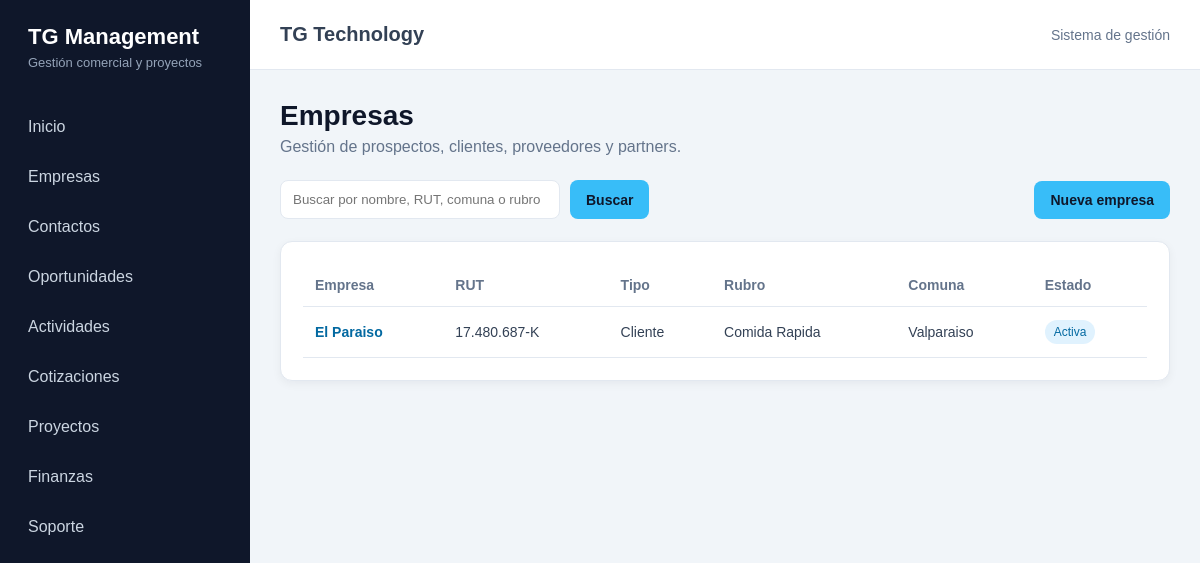
/crm/empresas/, run on an earlier commit of the app's database.
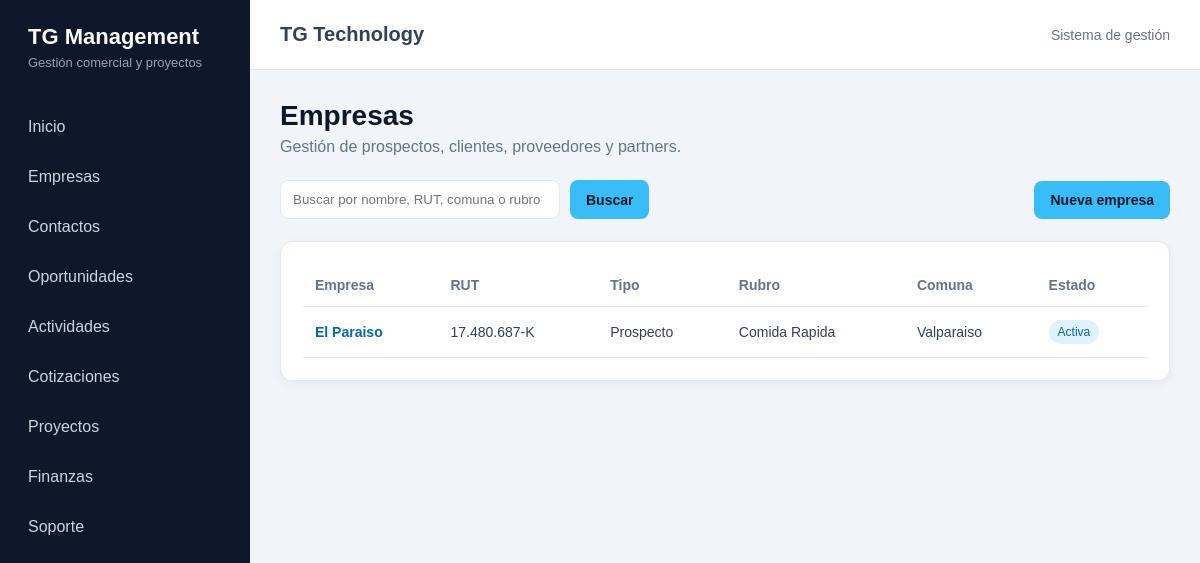
And on a later commit of the database.
### crm/models.py (models this page shows)
class Empresa(models.Model):
    class TipoEmpresa(models.TextChoices):
        PROSPECTO = "PROSPECTO", "Prospecto"
        CLIENTE = "CLIENTE", "Cliente"
        PROVEEDOR = "PROVEEDOR", "Proveedor"
        PARTNER = "PARTNER", "Partner"
    class EstadoEmpresa(models.TextChoices):
        ACTIVA = "ACTIVA", "Activa"
        INACTIVA = "INACTIVA", "Inactiva"
    razon_social = models.CharField(
        "Razón social",
        max_length=200,
    )
    nombre_fantasia = models.CharField(
        "Nombre de fantasía",
        max_length=200,
        blank=True,
    )
    rut = models.CharField(
        "RUT",
        max_length=20,
        blank=True,
        unique=True,
        null=True,
    )
    tipo = models.CharField(
        "Tipo de empresa",
        max_length=20,
        choices=TipoEmpresa.choices,
        default=TipoEmpresa.PROSPECTO,
    )
    rubro = models.CharField(
        "Rubro",
        max_length=150,
        blank=True,
    )
    sitio_web = models.URLField(
        "Sitio web",
        blank=True,
    )
    telefono = models.CharField(
        "Teléfono",
        max_length=30,
        blank=True,
    )
    email = models.EmailField(
        "Correo electrónico",
        blank=True,
    )
    direccion = models.CharField(
        "Dirección",
        max_length=250,
        blank=True,
    )
    comuna = models.CharField(
        "Comuna",
        max_length=100,
        blank=True,
    )
    region = models.CharField(
        "Región",
        max_length=100,
        blank=True,
    )
    estado = models.CharField(
        "Estado",
        max_length=20,
        choices=EstadoEmpresa.choices,
        default=EstadoEmpresa.ACTIVA,
    )
    observaciones = models.TextField(
        "Observaciones",
        blank=True,
    )
    creado_por = models.ForeignKey(
        settings.AUTH_USER_MODEL,
        verbose_name="Creado por",
        on_delete=models.SET_NULL,
        null=True,
        blank=True,
        related_name="empresas_creadas",
    )
    fecha_creacion = models.DateTimeField(
        "Fecha de creación",
        auto_now_add=True,
    )
    fecha_actualizacion = models.DateTimeField(
        "Última actualización",
        auto_now=True,
    )
    class Meta:
        verbose_name = "Empresa"
        verbose_name_plural = "Empresas"
        ordering = ["razon_social"]
    def __str__(self):
        return self.nombre_fantasia or self.razon_social

### crm/views.py (the view, shortened to what this page needs)
def empresa_lista(request):
    busqueda = request.GET.get("q", "").strip()
    empresas = Empresa.objects.all()
    contexto = {
        "empresas": empresas,
        "busqueda": busqueda,
    }
    return render(
        request,
        "crm/empresa_lista.html",
        contexto,
    )

### crm/templates/crm/empresa_lista.html (shortened to what this page needs)
{% extends "core/base.html" %}
{% block content %}
    <div class="encabezado-pagina">
        <h1>Empresas</h1>
        <p>
            Gestión de prospectos, clientes, proveedores y partners.
        </p>
    </div>
    <div class="acciones">
        <form method="get" class="buscador">
            <input
                type="text"
                name="q"
                value="{{ busqueda }}"
                placeholder="Buscar por nombre, RUT, comuna o rubro"
            >
            <button type="submit" class="boton">
                Buscar
            </button>
        </form>
        <a
            href="{% url 'crm:empresa_crear' %}"
            class="boton"
        >
            Nueva empresa
        </a>
    </div>
    <div class="panel">
        {% if empresas %}
            <table>
                <thead>
                    <tr>
                        <th>Empresa</th>
                        <th>RUT</th>
                        <th>Tipo</th>
                        <th>Rubro</th>
                        <th>Comuna</th>
                        <th>Estado</th>
                    </tr>
                </thead>
                <tbody>
                    {% for empresa in empresas %}
                        <tr>
                            <td>
                                <a
                                    href="{% url 'crm:empresa_detalle' empresa.pk %}"
                                    class="enlace-tabla"
                                >
                                    {{ empresa }}
                                </a>
                            </td>
                            <td>
                                {{ empresa.rut|default:"—" }}
                            </td>
                            <td>
                                {{ empresa.get_tipo_display }}
                            </td>
                            <td>
                                {{ empresa.rubro|default:"—" }}
                            </td>
                            <td>
                                {{ empresa.comuna|default:"—" }}
                            </td>
                            <td>
                                <span class="estado">
                                    {{ empresa.get_estado_display }}
                                </span>
                            </td>
                        </tr>
                    {% endfor %}
                </tbody>
            </table>
        {% endif %}
    </div>
{% endblock %}

What changed in the data, as far as the page shows it:
changed Empresa "El Paraiso": tipo "Cliente" → "Prospecto"
